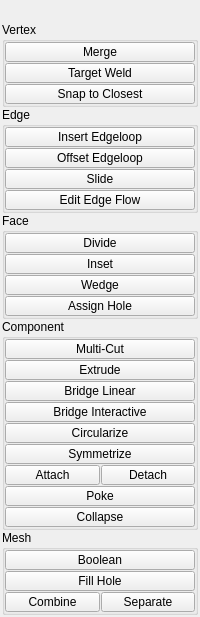
<?xml version="1.0" encoding="UTF-8"?>
<ui version="4.0">
 <class>QtUi</class>
 <widget class="QMainWindow" name="QtUi">
  <property name="geometry">
   <rect>
    <x>0</x>
    <y>0</y>
    <width>200</width>
    <height>598</height>
   </rect>
  </property>
  <property name="tabShape">
   <enum>QTabWidget::Triangular</enum>
  </property>
  <property name="dockNestingEnabled">
   <bool>true</bool>
  </property>
  <property name="dockOptions">
   <set>QMainWindow::AllowNestedDocks|QMainWindow::AllowTabbedDocks|QMainWindow::AnimatedDocks|QMainWindow::ForceTabbedDocks</set>
  </property>
  <property name="balette" stdset="0">
   <palette>
    <active/>
    <inactive/>
    <disabled/>
   </palette>
  </property>
  <widget class="QWidget" name="central_widget">
   <property name="minimumSize">
    <size>
     <width>200</width>
     <height>0</height>
    </size>
   </property>
   <property name="balette" stdset="0">
    <palette>
     <active/>
     <inactive/>
     <disabled/>
    </palette>
   </property>
   <layout class="QVBoxLayout" name="verticalLayout_2">
    <property name="leftMargin">
     <number>2</number>
    </property>
    <property name="topMargin">
     <number>2</number>
    </property>
    <property name="rightMargin">
     <number>2</number>
    </property>
    <property name="bottomMargin">
     <number>2</number>
    </property>
    <property name="spacing">
     <number>2</number>
    </property>
    <item>
     <layout class="QVBoxLayout" name="verticalLayout">
      <property name="spacing">
       <number>0</number>
      </property>
      <item>
       <widget class="Header" name="header" native="true">
        <property name="minimumSize">
         <size>
          <width>0</width>
          <height>20</height>
         </size>
        </property>
        <property name="maximumSize">
         <size>
          <width>16777215</width>
          <height>20</height>
         </size>
        </property>
        <property name="font">
         <font>
          <weight>75</weight>
          <bold>true</bold>
         </font>
        </property>
        <property name="text" stdset="0">
         <string>POLYGONS</string>
        </property>
       </widget>
      </item>
      <item>
       <widget class="CollapsableGroup" name="vertex">
        <property name="title">
         <string>Vertex</string>
        </property>
        <layout class="QVBoxLayout" name="verticalLayout_5">
         <property name="spacing">
          <number>1</number>
         </property>
         <property name="leftMargin">
          <number>0</number>
         </property>
         <property name="topMargin">
          <number>0</number>
         </property>
         <property name="rightMargin">
          <number>0</number>
         </property>
         <property name="bottomMargin">
          <number>0</number>
         </property>
         <item>
          <widget class="PushButton" name="tb000">
           <property name="enabled">
            <bool>true</bool>
           </property>
           <property name="minimumSize">
            <size>
             <width>0</width>
             <height>20</height>
            </size>
           </property>
           <property name="maximumSize">
            <size>
             <width>16777215</width>
             <height>19</height>
            </size>
           </property>
           <property name="toolTip">
            <string>Merge selected components.  (default: to center)</string>
           </property>
           <property name="text">
            <string>Merge</string>
           </property>
           <property name="iconSize">
            <size>
             <width>18</width>
             <height>18</height>
            </size>
           </property>
          </widget>
         </item>
         <item>
          <widget class="QPushButton" name="b043">
           <property name="enabled">
            <bool>true</bool>
           </property>
           <property name="minimumSize">
            <size>
             <width>0</width>
             <height>20</height>
            </size>
           </property>
           <property name="maximumSize">
            <size>
             <width>16777215</width>
             <height>19</height>
            </size>
           </property>
           <property name="toolTip">
            <string>Merge two edges or vertices into a single component</string>
           </property>
           <property name="text">
            <string>Target Weld</string>
           </property>
           <property name="iconSize">
            <size>
             <width>18</width>
             <height>18</height>
            </size>
           </property>
           <property name="balette" stdset="0">
            <palette>
             <active>
              <colorrole role="Button">
               <brush brushstyle="SolidPattern">
                <color alpha="255">
                 <red>80</red>
                 <green>80</green>
                 <blue>80</blue>
                </color>
               </brush>
              </colorrole>
             </active>
             <inactive>
              <colorrole role="Button">
               <brush brushstyle="SolidPattern">
                <color alpha="255">
                 <red>80</red>
                 <green>80</green>
                 <blue>80</blue>
                </color>
               </brush>
              </colorrole>
             </inactive>
             <disabled>
              <colorrole role="Button">
               <brush brushstyle="SolidPattern">
                <color alpha="255">
                 <red>80</red>
                 <green>80</green>
                 <blue>80</blue>
                </color>
               </brush>
              </colorrole>
             </disabled>
            </palette>
           </property>
          </widget>
         </item>
         <item>
          <widget class="PushButton" name="tb009">
           <property name="enabled">
            <bool>true</bool>
           </property>
           <property name="minimumSize">
            <size>
             <width>0</width>
             <height>20</height>
            </size>
           </property>
           <property name="maximumSize">
            <size>
             <width>16777215</width>
             <height>19</height>
            </size>
           </property>
           <property name="toolTip">
            <string>&lt;html&gt;&lt;head/&gt;&lt;body&gt;&lt;p&gt;&lt;span style=&quot; font-weight:600;&quot;&gt;Snap vertices from one object to another.&lt;/span&gt;&lt;/p&gt;&lt;p&gt;&lt;br/&gt;&lt;/p&gt;&lt;p&gt;&lt;span style=&quot; font-style:italic;&quot;&gt;The vertices of the first selected object will be snapped to those of the second.&lt;/span&gt;&lt;/p&gt;&lt;/body&gt;&lt;/html&gt;</string>
           </property>
           <property name="layoutDirection">
            <enum>Qt::LeftToRight</enum>
           </property>
           <property name="text">
            <string>Snap to Closest</string>
           </property>
          </widget>
         </item>
        </layout>
       </widget>
      </item>
      <item>
       <widget class="CollapsableGroup" name="edge">
        <property name="title">
         <string>Edge</string>
        </property>
        <layout class="QVBoxLayout" name="verticalLayout_7">
         <property name="spacing">
          <number>1</number>
         </property>
         <property name="leftMargin">
          <number>0</number>
         </property>
         <property name="topMargin">
          <number>0</number>
         </property>
         <property name="rightMargin">
          <number>0</number>
         </property>
         <property name="bottomMargin">
          <number>0</number>
         </property>
         <item>
          <widget class="QPushButton" name="b047">
           <property name="enabled">
            <bool>true</bool>
           </property>
           <property name="minimumSize">
            <size>
             <width>0</width>
             <height>20</height>
            </size>
           </property>
           <property name="maximumSize">
            <size>
             <width>16777215</width>
             <height>19</height>
            </size>
           </property>
           <property name="toolTip">
            <string>Split selected edge ring</string>
           </property>
           <property name="text">
            <string>Insert Edgeloop</string>
           </property>
           <property name="iconSize">
            <size>
             <width>18</width>
             <height>18</height>
            </size>
           </property>
           <property name="balette" stdset="0">
            <palette>
             <active>
              <colorrole role="Highlight">
               <brush brushstyle="SolidPattern">
                <color alpha="255">
                 <red>168</red>
                 <green>152</green>
                 <blue>250</blue>
                </color>
               </brush>
              </colorrole>
             </active>
             <inactive>
              <colorrole role="Highlight">
               <brush brushstyle="SolidPattern">
                <color alpha="255">
                 <red>168</red>
                 <green>152</green>
                 <blue>250</blue>
                </color>
               </brush>
              </colorrole>
             </inactive>
             <disabled>
              <colorrole role="Highlight">
               <brush brushstyle="SolidPattern">
                <color alpha="255">
                 <red>0</red>
                 <green>120</green>
                 <blue>215</blue>
                </color>
               </brush>
              </colorrole>
             </disabled>
            </palette>
           </property>
          </widget>
         </item>
         <item>
          <widget class="QPushButton" name="b051">
           <property name="enabled">
            <bool>true</bool>
           </property>
           <property name="minimumSize">
            <size>
             <width>0</width>
             <height>20</height>
            </size>
           </property>
           <property name="maximumSize">
            <size>
             <width>16777215</width>
             <height>19</height>
            </size>
           </property>
           <property name="toolTip">
            <string>Offset edge loop tool</string>
           </property>
           <property name="text">
            <string>Offset Edgeloop</string>
           </property>
           <property name="iconSize">
            <size>
             <width>18</width>
             <height>18</height>
            </size>
           </property>
           <property name="balette" stdset="0">
            <palette>
             <active>
              <colorrole role="Highlight">
               <brush brushstyle="SolidPattern">
                <color alpha="255">
                 <red>168</red>
                 <green>152</green>
                 <blue>250</blue>
                </color>
               </brush>
              </colorrole>
             </active>
             <inactive>
              <colorrole role="Highlight">
               <brush brushstyle="SolidPattern">
                <color alpha="255">
                 <red>168</red>
                 <green>152</green>
                 <blue>250</blue>
                </color>
               </brush>
              </colorrole>
             </inactive>
             <disabled>
              <colorrole role="Highlight">
               <brush brushstyle="SolidPattern">
                <color alpha="255">
                 <red>0</red>
                 <green>120</green>
                 <blue>215</blue>
                </color>
               </brush>
              </colorrole>
             </disabled>
            </palette>
           </property>
          </widget>
         </item>
         <item>
          <widget class="QPushButton" name="b049">
           <property name="enabled">
            <bool>true</bool>
           </property>
           <property name="minimumSize">
            <size>
             <width>0</width>
             <height>20</height>
            </size>
           </property>
           <property name="maximumSize">
            <size>
             <width>16777215</width>
             <height>19</height>
            </size>
           </property>
           <property name="toolTip">
            <string>Slide edge loops or paths along their neighboring edges</string>
           </property>
           <property name="text">
            <string>Slide</string>
           </property>
           <property name="iconSize">
            <size>
             <width>18</width>
             <height>18</height>
            </size>
           </property>
           <property name="autoDefault">
            <bool>false</bool>
           </property>
           <property name="default">
            <bool>false</bool>
           </property>
           <property name="flat">
            <bool>false</bool>
           </property>
           <property name="balette" stdset="0">
            <palette>
             <active>
              <colorrole role="Highlight">
               <brush brushstyle="SolidPattern">
                <color alpha="255">
                 <red>168</red>
                 <green>152</green>
                 <blue>250</blue>
                </color>
               </brush>
              </colorrole>
             </active>
             <inactive>
              <colorrole role="Highlight">
               <brush brushstyle="SolidPattern">
                <color alpha="255">
                 <red>168</red>
                 <green>152</green>
                 <blue>250</blue>
                </color>
               </brush>
              </colorrole>
             </inactive>
             <disabled>
              <colorrole role="Highlight">
               <brush brushstyle="SolidPattern">
                <color alpha="255">
                 <red>0</red>
                 <green>120</green>
                 <blue>215</blue>
                </color>
               </brush>
              </colorrole>
             </disabled>
            </palette>
           </property>
          </widget>
         </item>
         <item>
          <widget class="QPushButton" name="b053">
           <property name="enabled">
            <bool>true</bool>
           </property>
           <property name="minimumSize">
            <size>
             <width>0</width>
             <height>20</height>
            </size>
           </property>
           <property name="maximumSize">
            <size>
             <width>16777215</width>
             <height>19</height>
            </size>
           </property>
           <property name="toolTip">
            <string>Edit edges that respect surface curvature</string>
           </property>
           <property name="text">
            <string>Edit Edge Flow</string>
           </property>
           <property name="autoDefault">
            <bool>false</bool>
           </property>
           <property name="default">
            <bool>false</bool>
           </property>
           <property name="flat">
            <bool>false</bool>
           </property>
           <property name="balette" stdset="0">
            <palette>
             <active>
              <colorrole role="Highlight">
               <brush brushstyle="SolidPattern">
                <color alpha="255">
                 <red>168</red>
                 <green>152</green>
                 <blue>250</blue>
                </color>
               </brush>
              </colorrole>
             </active>
             <inactive>
              <colorrole role="Highlight">
               <brush brushstyle="SolidPattern">
                <color alpha="255">
                 <red>168</red>
                 <green>152</green>
                 <blue>250</blue>
                </color>
               </brush>
              </colorrole>
             </inactive>
             <disabled>
              <colorrole role="Highlight">
               <brush brushstyle="SolidPattern">
                <color alpha="255">
                 <red>0</red>
                 <green>120</green>
                 <blue>215</blue>
                </color>
               </brush>
              </colorrole>
             </disabled>
            </palette>
           </property>
          </widget>
         </item>
        </layout>
       </widget>
      </item>
      <item>
       <widget class="CollapsableGroup" name="face">
        <property name="title">
         <string>Face</string>
        </property>
        <layout class="QVBoxLayout" name="verticalLayout_6">
         <property name="spacing">
          <number>1</number>
         </property>
         <property name="leftMargin">
          <number>0</number>
         </property>
         <property name="topMargin">
          <number>0</number>
         </property>
         <property name="rightMargin">
          <number>0</number>
         </property>
         <property name="bottomMargin">
          <number>0</number>
         </property>
         <item>
          <widget class="PushButton" name="tb007">
           <property name="enabled">
            <bool>true</bool>
           </property>
           <property name="minimumSize">
            <size>
             <width>0</width>
             <height>20</height>
            </size>
           </property>
           <property name="maximumSize">
            <size>
             <width>16777215</width>
             <height>19</height>
            </size>
           </property>
           <property name="toolTip">
            <string>Divide facet</string>
           </property>
           <property name="text">
            <string>Divide</string>
           </property>
           <property name="iconSize">
            <size>
             <width>18</width>
             <height>18</height>
            </size>
           </property>
          </widget>
         </item>
         <item>
          <widget class="PushButton" name="tb006">
           <property name="enabled">
            <bool>true</bool>
           </property>
           <property name="minimumSize">
            <size>
             <width>0</width>
             <height>20</height>
            </size>
           </property>
           <property name="maximumSize">
            <size>
             <width>16777215</width>
             <height>19</height>
            </size>
           </property>
           <property name="toolTip">
            <string>Inset selected face region</string>
           </property>
           <property name="text">
            <string>Inset</string>
           </property>
           <property name="iconSize">
            <size>
             <width>18</width>
             <height>18</height>
            </size>
           </property>
          </widget>
         </item>
         <item>
          <widget class="QPushButton" name="b034">
           <property name="enabled">
            <bool>true</bool>
           </property>
           <property name="minimumSize">
            <size>
             <width>0</width>
             <height>20</height>
            </size>
           </property>
           <property name="maximumSize">
            <size>
             <width>16777215</width>
             <height>19</height>
            </size>
           </property>
           <property name="toolTip">
            <string>Wedge the selected faces by extruding and rotating them about a selected edge.</string>
           </property>
           <property name="text">
            <string>Wedge</string>
           </property>
           <property name="iconSize">
            <size>
             <width>18</width>
             <height>18</height>
            </size>
           </property>
           <property name="balette" stdset="0">
            <palette>
             <active>
              <colorrole role="Highlight">
               <brush brushstyle="SolidPattern">
                <color alpha="255">
                 <red>168</red>
                 <green>152</green>
                 <blue>250</blue>
                </color>
               </brush>
              </colorrole>
             </active>
             <inactive>
              <colorrole role="Highlight">
               <brush brushstyle="SolidPattern">
                <color alpha="255">
                 <red>168</red>
                 <green>152</green>
                 <blue>250</blue>
                </color>
               </brush>
              </colorrole>
             </inactive>
             <disabled>
              <colorrole role="Highlight">
               <brush brushstyle="SolidPattern">
                <color alpha="255">
                 <red>0</red>
                 <green>120</green>
                 <blue>215</blue>
                </color>
               </brush>
              </colorrole>
             </disabled>
            </palette>
           </property>
          </widget>
         </item>
         <item>
          <widget class="QPushButton" name="b038">
           <property name="enabled">
            <bool>true</bool>
           </property>
           <property name="minimumSize">
            <size>
             <width>0</width>
             <height>20</height>
            </size>
           </property>
           <property name="maximumSize">
            <size>
             <width>16777215</width>
             <height>19</height>
            </size>
           </property>
           <property name="toolTip">
            <string>Toggle assign the selected faces to be hole or unassign the hole faces to be non-hole.</string>
           </property>
           <property name="text">
            <string>Assign Hole</string>
           </property>
           <property name="iconSize">
            <size>
             <width>18</width>
             <height>18</height>
            </size>
           </property>
           <property name="balette" stdset="0">
            <palette>
             <active>
              <colorrole role="Button">
               <brush brushstyle="SolidPattern">
                <color alpha="255">
                 <red>80</red>
                 <green>80</green>
                 <blue>80</blue>
                </color>
               </brush>
              </colorrole>
             </active>
             <inactive>
              <colorrole role="Button">
               <brush brushstyle="SolidPattern">
                <color alpha="255">
                 <red>80</red>
                 <green>80</green>
                 <blue>80</blue>
                </color>
               </brush>
              </colorrole>
             </inactive>
             <disabled>
              <colorrole role="Button">
               <brush brushstyle="SolidPattern">
                <color alpha="255">
                 <red>80</red>
                 <green>80</green>
                 <blue>80</blue>
                </color>
               </brush>
              </colorrole>
             </disabled>
            </palette>
           </property>
          </widget>
         </item>
        </layout>
       </widget>
      </item>
      <item>
       <widget class="CollapsableGroup" name="component">
        <property name="title">
         <string>Component</string>
        </property>
        <layout class="QGridLayout" name="gridLayout">
         <property name="leftMargin">
          <number>0</number>
         </property>
         <property name="topMargin">
          <number>0</number>
         </property>
         <property name="rightMargin">
          <number>0</number>
         </property>
         <property name="bottomMargin">
          <number>0</number>
         </property>
         <property name="spacing">
          <number>1</number>
         </property>
         <item row="6" column="0" colspan="2">
          <widget class="QPushButton" name="b003">
           <property name="enabled">
            <bool>true</bool>
           </property>
           <property name="minimumSize">
            <size>
             <width>0</width>
             <height>20</height>
            </size>
           </property>
           <property name="maximumSize">
            <size>
             <width>16777215</width>
             <height>19</height>
            </size>
           </property>
           <property name="toolTip">
            <string>&lt;html&gt;&lt;head/&gt;&lt;body&gt;&lt;p&gt;Mirror selected mesh components across the topological symmetry axis.&lt;/p&gt;&lt;p&gt;&lt;br/&gt;&lt;/p&gt;&lt;p&gt;First select any components to mirror, then when prompted, select an edge to define an axis.&lt;/p&gt;&lt;/body&gt;&lt;/html&gt;</string>
           </property>
           <property name="text">
            <string>Symmetrize</string>
           </property>
           <property name="iconSize">
            <size>
             <width>18</width>
             <height>18</height>
            </size>
           </property>
           <property name="balette" stdset="0">
            <palette>
             <active>
              <colorrole role="Highlight">
               <brush brushstyle="SolidPattern">
                <color alpha="255">
                 <red>168</red>
                 <green>152</green>
                 <blue>250</blue>
                </color>
               </brush>
              </colorrole>
             </active>
             <inactive>
              <colorrole role="Highlight">
               <brush brushstyle="SolidPattern">
                <color alpha="255">
                 <red>168</red>
                 <green>152</green>
                 <blue>250</blue>
                </color>
               </brush>
              </colorrole>
             </inactive>
             <disabled>
              <colorrole role="Highlight">
               <brush brushstyle="SolidPattern">
                <color alpha="255">
                 <red>0</red>
                 <green>120</green>
                 <blue>215</blue>
                </color>
               </brush>
              </colorrole>
             </disabled>
            </palette>
           </property>
          </widget>
         </item>
         <item row="13" column="0" colspan="2">
          <widget class="QPushButton" name="b009">
           <property name="enabled">
            <bool>true</bool>
           </property>
           <property name="minimumSize">
            <size>
             <width>0</width>
             <height>20</height>
            </size>
           </property>
           <property name="maximumSize">
            <size>
             <width>16777215</width>
             <height>19</height>
            </size>
           </property>
           <property name="toolTip">
            <string>Collapse the selected edges or faces</string>
           </property>
           <property name="text">
            <string>Collapse</string>
           </property>
           <property name="iconSize">
            <size>
             <width>18</width>
             <height>18</height>
            </size>
           </property>
           <property name="autoDefault">
            <bool>false</bool>
           </property>
           <property name="default">
            <bool>false</bool>
           </property>
           <property name="flat">
            <bool>false</bool>
           </property>
          </widget>
         </item>
         <item row="9" column="1">
          <widget class="PushButton" name="tb005">
           <property name="enabled">
            <bool>true</bool>
           </property>
           <property name="minimumSize">
            <size>
             <width>0</width>
             <height>20</height>
            </size>
           </property>
           <property name="maximumSize">
            <size>
             <width>16777215</width>
             <height>19</height>
            </size>
           </property>
           <property name="toolTip">
            <string>Detach selected components</string>
           </property>
           <property name="text">
            <string>Detach</string>
           </property>
           <property name="iconSize">
            <size>
             <width>18</width>
             <height>18</height>
            </size>
           </property>
          </widget>
         </item>
         <item row="9" column="0">
          <widget class="QPushButton" name="b022">
           <property name="enabled">
            <bool>true</bool>
           </property>
           <property name="minimumSize">
            <size>
             <width>88</width>
             <height>20</height>
            </size>
           </property>
           <property name="maximumSize">
            <size>
             <width>16777215</width>
             <height>19</height>
            </size>
           </property>
           <property name="toolTip">
            <string>Connect vertices edges and polygons</string>
           </property>
           <property name="text">
            <string>Attach</string>
           </property>
           <property name="iconSize">
            <size>
             <width>18</width>
             <height>18</height>
            </size>
           </property>
          </widget>
         </item>
         <item row="5" column="0" colspan="2">
          <widget class="QPushButton" name="b000">
           <property name="enabled">
            <bool>true</bool>
           </property>
           <property name="minimumSize">
            <size>
             <width>0</width>
             <height>20</height>
            </size>
           </property>
           <property name="maximumSize">
            <size>
             <width>16777215</width>
             <height>19</height>
            </size>
           </property>
           <property name="toolTip">
            <string>Organize vertices of selected components into a perfect geometric shape.</string>
           </property>
           <property name="text">
            <string>Circularize</string>
           </property>
           <property name="iconSize">
            <size>
             <width>18</width>
             <height>18</height>
            </size>
           </property>
           <property name="balette" stdset="0">
            <palette>
             <active>
              <colorrole role="Highlight">
               <brush brushstyle="SolidPattern">
                <color alpha="255">
                 <red>168</red>
                 <green>152</green>
                 <blue>250</blue>
                </color>
               </brush>
              </colorrole>
             </active>
             <inactive>
              <colorrole role="Highlight">
               <brush brushstyle="SolidPattern">
                <color alpha="255">
                 <red>168</red>
                 <green>152</green>
                 <blue>250</blue>
                </color>
               </brush>
              </colorrole>
             </inactive>
             <disabled>
              <colorrole role="Highlight">
               <brush brushstyle="SolidPattern">
                <color alpha="255">
                 <red>0</red>
                 <green>120</green>
                 <blue>215</blue>
                </color>
               </brush>
              </colorrole>
             </disabled>
            </palette>
           </property>
          </widget>
         </item>
         <item row="2" column="0" colspan="2">
          <widget class="QPushButton" name="b006">
           <property name="enabled">
            <bool>true</bool>
           </property>
           <property name="minimumSize">
            <size>
             <width>0</width>
             <height>20</height>
            </size>
           </property>
           <property name="maximumSize">
            <size>
             <width>16777215</width>
             <height>19</height>
            </size>
           </property>
           <property name="toolTip">
            <string>Create a bridge between two sets of edges or faces</string>
           </property>
           <property name="text">
            <string>Bridge Linear</string>
           </property>
           <property name="iconSize">
            <size>
             <width>18</width>
             <height>18</height>
            </size>
           </property>
          </widget>
         </item>
         <item row="3" column="0" colspan="2">
          <widget class="QPushButton" name="b007">
           <property name="enabled">
            <bool>true</bool>
           </property>
           <property name="minimumSize">
            <size>
             <width>0</width>
             <height>20</height>
            </size>
           </property>
           <property name="maximumSize">
            <size>
             <width>16777215</width>
             <height>19</height>
            </size>
           </property>
           <property name="toolTip">
            <string>Interactive bridge tool.</string>
           </property>
           <property name="text">
            <string>Bridge Interactive</string>
           </property>
           <property name="iconSize">
            <size>
             <width>18</width>
             <height>18</height>
            </size>
           </property>
          </widget>
         </item>
         <item row="1" column="0" colspan="2">
          <widget class="PushButton" name="tb003">
           <property name="enabled">
            <bool>true</bool>
           </property>
           <property name="minimumSize">
            <size>
             <width>0</width>
             <height>20</height>
            </size>
           </property>
           <property name="maximumSize">
            <size>
             <width>16777215</width>
             <height>19</height>
            </size>
           </property>
           <property name="toolTip">
            <string>Extrude the selected component</string>
           </property>
           <property name="text">
            <string>Extrude</string>
           </property>
           <property name="iconSize">
            <size>
             <width>18</width>
             <height>18</height>
            </size>
           </property>
          </widget>
         </item>
         <item row="11" column="0" colspan="2">
          <widget class="QPushButton" name="b032">
           <property name="enabled">
            <bool>true</bool>
           </property>
           <property name="minimumSize">
            <size>
             <width>88</width>
             <height>20</height>
            </size>
           </property>
           <property name="maximumSize">
            <size>
             <width>16777215</width>
             <height>19</height>
            </size>
           </property>
           <property name="toolTip">
            <string>Poke the selected faces by creating a new vertex at the center of each face.</string>
           </property>
           <property name="text">
            <string>Poke</string>
           </property>
           <property name="iconSize">
            <size>
             <width>18</width>
             <height>18</height>
            </size>
           </property>
           <property name="balette" stdset="0">
            <palette>
             <active>
              <colorrole role="Highlight">
               <brush brushstyle="SolidPattern">
                <color alpha="255">
                 <red>168</red>
                 <green>152</green>
                 <blue>250</blue>
                </color>
               </brush>
              </colorrole>
             </active>
             <inactive>
              <colorrole role="Highlight">
               <brush brushstyle="SolidPattern">
                <color alpha="255">
                 <red>168</red>
                 <green>152</green>
                 <blue>250</blue>
                </color>
               </brush>
              </colorrole>
             </inactive>
             <disabled>
              <colorrole role="Highlight">
               <brush brushstyle="SolidPattern">
                <color alpha="255">
                 <red>0</red>
                 <green>120</green>
                 <blue>215</blue>
                </color>
               </brush>
              </colorrole>
             </disabled>
            </palette>
           </property>
          </widget>
         </item>
         <item row="0" column="0" colspan="2">
          <widget class="QPushButton" name="b012">
           <property name="enabled">
            <bool>true</bool>
           </property>
           <property name="minimumSize">
            <size>
             <width>0</width>
             <height>20</height>
            </size>
           </property>
           <property name="maximumSize">
            <size>
             <width>16777215</width>
             <height>19</height>
            </size>
           </property>
           <property name="toolTip">
            <string>Divide faces by splitting cutting and inserting edge loops</string>
           </property>
           <property name="text">
            <string>Multi-Cut</string>
           </property>
           <property name="iconSize">
            <size>
             <width>18</width>
             <height>18</height>
            </size>
           </property>
           <property name="balette" stdset="0">
            <palette>
             <active>
              <colorrole role="Highlight">
               <brush brushstyle="SolidPattern">
                <color alpha="255">
                 <red>168</red>
                 <green>152</green>
                 <blue>250</blue>
                </color>
               </brush>
              </colorrole>
             </active>
             <inactive>
              <colorrole role="Highlight">
               <brush brushstyle="SolidPattern">
                <color alpha="255">
                 <red>168</red>
                 <green>152</green>
                 <blue>250</blue>
                </color>
               </brush>
              </colorrole>
             </inactive>
             <disabled>
              <colorrole role="Highlight">
               <brush brushstyle="SolidPattern">
                <color alpha="255">
                 <red>0</red>
                 <green>120</green>
                 <blue>215</blue>
                </color>
               </brush>
              </colorrole>
             </disabled>
            </palette>
           </property>
          </widget>
         </item>
        </layout>
       </widget>
      </item>
      <item>
       <widget class="CollapsableGroup" name="mesh">
        <property name="title">
         <string>Mesh</string>
        </property>
        <layout class="QGridLayout" name="gridLayout_2">
         <property name="leftMargin">
          <number>0</number>
         </property>
         <property name="topMargin">
          <number>0</number>
         </property>
         <property name="rightMargin">
          <number>0</number>
         </property>
         <property name="bottomMargin">
          <number>0</number>
         </property>
         <property name="spacing">
          <number>1</number>
         </property>
         <item row="4" column="1">
          <widget class="PushButton" name="tb002">
           <property name="enabled">
            <bool>true</bool>
           </property>
           <property name="minimumSize">
            <size>
             <width>0</width>
             <height>20</height>
            </size>
           </property>
           <property name="maximumSize">
            <size>
             <width>16777215</width>
             <height>19</height>
            </size>
           </property>
           <property name="toolTip">
            <string>Separates the selected polygonobject shells or the shells of any selected faces from the object into one object into distinct objects</string>
           </property>
           <property name="text">
            <string>Separate</string>
           </property>
           <property name="iconSize">
            <size>
             <width>18</width>
             <height>18</height>
            </size>
           </property>
          </widget>
         </item>
         <item row="1" column="0" colspan="2">
          <widget class="PushButton" name="tb008">
           <property name="enabled">
            <bool>true</bool>
           </property>
           <property name="minimumSize">
            <size>
             <width>0</width>
             <height>20</height>
            </size>
           </property>
           <property name="maximumSize">
            <size>
             <width>16777215</width>
             <height>19</height>
            </size>
           </property>
           <property name="toolTip">
            <string>Preforms a boolean union on the selected polygon objects creating a new object</string>
           </property>
           <property name="text">
            <string>Boolean</string>
           </property>
           <property name="iconSize">
            <size>
             <width>18</width>
             <height>18</height>
            </size>
           </property>
          </widget>
         </item>
         <item row="2" column="0" colspan="2">
          <widget class="QPushButton" name="b001">
           <property name="enabled">
            <bool>true</bool>
           </property>
           <property name="minimumSize">
            <size>
             <width>0</width>
             <height>20</height>
            </size>
           </property>
           <property name="maximumSize">
            <size>
             <width>16777215</width>
             <height>19</height>
            </size>
           </property>
           <property name="toolTip">
            <string>Cap holes modifier</string>
           </property>
           <property name="text">
            <string>Fill Hole</string>
           </property>
           <property name="iconSize">
            <size>
             <width>18</width>
             <height>18</height>
            </size>
           </property>
          </widget>
         </item>
         <item row="4" column="0">
          <widget class="PushButton" name="tb004">
           <property name="enabled">
            <bool>true</bool>
           </property>
           <property name="minimumSize">
            <size>
             <width>88</width>
             <height>20</height>
            </size>
           </property>
           <property name="maximumSize">
            <size>
             <width>16777215</width>
             <height>19</height>
            </size>
           </property>
           <property name="toolTip">
            <string>Combine the selected polygon objects into one single object to allow operations such as merges or face trims</string>
           </property>
           <property name="text">
            <string>Combine</string>
           </property>
           <property name="iconSize">
            <size>
             <width>18</width>
             <height>18</height>
            </size>
           </property>
          </widget>
         </item>
        </layout>
       </widget>
      </item>
      <item>
       <spacer name="verticalSpacer_2">
        <property name="orientation">
         <enum>Qt::Vertical</enum>
        </property>
        <property name="sizeHint" stdset="0">
         <size>
          <width>0</width>
          <height>10</height>
         </size>
        </property>
       </spacer>
      </item>
     </layout>
    </item>
   </layout>
  </widget>
 </widget>
 <customwidgets>
  <customwidget>
   <class>Header</class>
   <extends>QWidget</extends>
   <header>uitk.widgets.header</header>
  </customwidget>
  <customwidget>
   <class>PushButton</class>
   <extends>QPushButton</extends>
   <header>widgets.pushbutton.h</header>
  </customwidget>
  <customwidget>
   <class>CollapsableGroup</class>
   <extends>QGroupBox</extends>
   <header>uitk.widgets.collapsableGroup.CollapsableGroup.h</header>
   <container>1</container>
  </customwidget>
 </customwidgets>
 <resources/>
 <connections/>
 <designerdata>
  <property name="gridDeltaX">
   <number>5</number>
  </property>
  <property name="gridDeltaY">
   <number>5</number>
  </property>
  <property name="gridSnapX">
   <bool>true</bool>
  </property>
  <property name="gridSnapY">
   <bool>true</bool>
  </property>
  <property name="gridVisible">
   <bool>true</bool>
  </property>
 </designerdata>
</ui>
